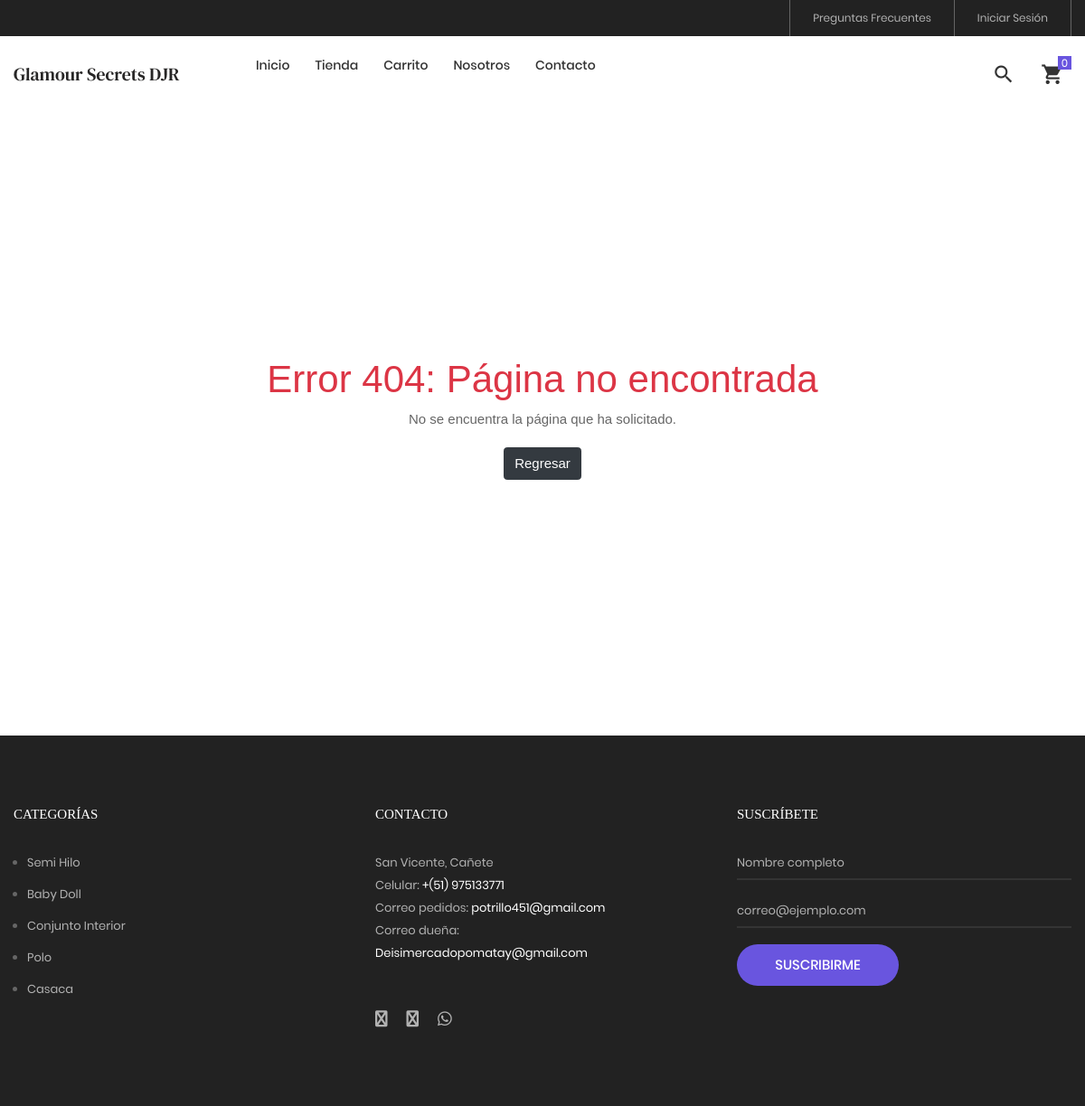
Page /ecommerce/tienda/categoria/1/semi-hilo on the committed database.
### tables this page shows
CREATE TABLE `post` (
  `idpost` bigint(20) NOT NULL,
  `titulo` varchar(255) NOT NULL,
  `contenido` text NOT NULL,
  `portada` varchar(100) DEFAULT NULL,
  `datecreate` datetime NOT NULL DEFAULT current_timestamp(),
  `ruta` varchar(255) NOT NULL,
  `status` int(11) NOT NULL DEFAULT 1
);

CREATE TABLE `categoria` (
  `idcategoria` bigint(20) NOT NULL,
  `nombre` varchar(255) NOT NULL,
  `descripcion` text NOT NULL,
  `portada` varchar(100) NOT NULL,
  `datecreated` datetime NOT NULL DEFAULT current_timestamp(),
  `ruta` varchar(255) NOT NULL,
  `status` int(11) NOT NULL DEFAULT 1
);

### Libraries/Core/Views.php (called while the page is built)
<?php
	class Views
	{
		function getView($controller,$view,$data="")
		{
			$controller = get_class($controller);
			if($controller == "Home"){
				$view = "Views/".$view.".php";
			}else{
				$view = "Views/".$controller."/".$view.".php";
			}
			require_once ($view);
		}
	}
 ?>

### index.php (called while the page is built, shortened)
<?php
	require_once("Helpers/Helpers.php");
	require_once("Libraries/Core/Load.php");
 ?>

### Libraries/Core/Mysql.php (called while the page is built, shortened)
<?php
class Mysql extends Conexion
{
    private $conexion;
    function __construct()
    {
        $this->conexion = new Conexion();
        $this->conexion = $this->conexion->conect();
    }
    public function select(string $query)
    {
        $this->strquery = $query;
        $result = $this->conexion->prepare($this->strquery);
        $result->execute();
        $data = $result->fetch(PDO::FETCH_ASSOC);
        return $data;
    }
    public function select_all(string $query, array $params = [])
    {
        $this->strquery = $query;
        $result = $this->conexion->prepare($this->strquery);
        if (!empty($params)) {
            $result->execute($params);
        } else {
            $result->execute();
        }
        $data = $result->fetchAll(PDO::FETCH_ASSOC);
        return $data;
    }
}
?>

### Libraries/Core/Conexion.php (called while the page is built)
<?php
class Conexion{
	private $conect;
	public function __construct(){
		$connectionString = "mysql:host=".DB_HOST.";dbname=".DB_NAME.";charset=".DB_CHARSET;
		try{
			$this->conect = new PDO($connectionString, DB_USER, DB_PASSWORD);
			$this->conect->setAttribute(PDO::ATTR_ERRMODE, PDO::ERRMODE_EXCEPTION);
		}catch(PDOException $e){
			$this->conect = 'Error de conexión';
		    echo "ERROR: " . $e->getMessage();
		}
	}
	public function conect(){
		return $this->conect;
	}
}
?>

### Helpers/Helpers.php (called while the page is built, shortened)
<?php
	function base_url()
	{
		return BASE_URL;
	}
    function media()
    {
        return BASE_URL."/Assets";
    }
    function footerTienda($data="")
    {
        $view_footer = "Views/Template/footer_tienda.php";
        require_once ($view_footer);
    }
    function getCatFooter(){
        require_once ("Models/CategoriasModel.php");
        $objCategoria = new CategoriasModel();
        $request = $objCategoria->getCategoriasFooter();
        return $request;
    }
    function getInfoPage(int $idpagina){
        require_once("Libraries/Core/Mysql.php");
        $con = new Mysql();
        $sql = "SELECT * FROM post WHERE idpost = $idpagina";
        $request = $con->select($sql);
        return $request;
    }
    function getPageRout(string $ruta){
        require_once("Libraries/Core/Mysql.php");
        $con = new Mysql();
        $sql = "SELECT * FROM post WHERE ruta = '$ruta' AND status != 0 ";
        $request = $con->select($sql);
        if(!empty($request)){
            $request['portada'] = $request['portada'] != "" ? media()."/images/uploads/".$request['portada'] : "";
        }
        return $request;
    }
 ?>

### Models/CategoriasModel.php (called while the page is built, shortened)
<?php
	class CategoriasModel extends Mysql
	{
		public function getCategoriasFooter(){
			$sql = "SELECT idcategoria, nombre, descripcion, portada, ruta
					FROM categoria WHERE status = 1";
			$request = $this->select_all($sql);
			if(count($request) > 0){
				for ($c = 0; $c < count($request); $c++) {
					$request[$c]['portada'] = BASE_URL.'/Assets/images/uploads/'.$request[$c]['portada'];
				}
			}
			return $request;
		}
	}
 ?>

### Views/Template/footer_tienda.php (the view, shortened to what this page needs)
	<?php
		$catFotter = getCatFooter();
	 ?>
	<footer class="bg3 p-t-75 p-b-32">
		<div class="container">
			<div class="row">
				<div class="col-sm-6 col-lg-4 p-b-50">
					<h4 class="stext-301 cl0 p-b-30">
						Categorías
					</h4>
					<?php if(count($catFotter) > 0){ ?>
					<ul>
						<?php foreach ($catFotter as $cat) { ?>
						<li class="p-b-10">
							<a href="<?= base_url() ?>/tienda/categoria/<?= $cat['idcategoria'].'/'.$cat['ruta'] ?>" class="stext-107 cl7 hov-cl1 trans-04">
								<?= $cat['nombre'] ?>
							</a>
						</li>
						<?php } ?>
					</ul>
					<?php } ?>
				</div>
				<div class="col-sm-6 col-lg-4 p-b-50">
					<h4 class="stext-301 cl0 p-b-30">
						Contacto
					</h4>
					<p class="stext-107 cl7 size-201">
						<?= DIRECCION ?> <br>
						Celular: <a class="linkFooter" href="tel:<?= TELEMPRESA ?>"><?= TELEMPRESA ?></a><br>
						Correo pedidos: <a class="linkFooter" href="mailto:<?= EMAIL_PEDIDOS ?>"><?= EMAIL_PEDIDOS ?></a><br>
						Correo dueña: <a class="linkFooter" href="mailto:<?= EMAIL_EMPRESA ?>"><?= EMAIL_EMPRESA ?></a>
					</p>
					<div class="p-t-27">
						<a href="<?= FACEBOOK ?>" target="_blanck" class="fs-18 cl7 hov-cl1 trans-04 m-r-16">
							<i class="fa fa-facebook"></i>
						</a>
						<a href="<?= INSTAGRAM ?>" target="_blanck"  class="fs-18 cl7 hov-cl1 trans-04 m-r-16">
							<i class="fa fa-instagram"></i>
						</a>
						<a href="https://wa.me/<?= WHATSAPP ?>" target="_blanck"  class="fs-18 cl7 hov-cl1 trans-04 m-r-16">
							<i class="fab fa-whatsapp"></i>
						</a>
					</div>
				</div>
				<div class="col-sm-6 col-lg-4 p-b-50">
					<h4 class="stext-301 cl0 p-b-30">
						Suscríbete
					</h4>
					<form id="frmSuscripcion" name="frmSuscripcion">
						<div class="wrap-input1 w-full p-b-4">
							<input class="input1 bg-none plh1 stext-107 cl7" type="text" id="nombreSuscripcion" name="nombreSuscripcion" placeholder="Nombre completo" required>
						</div>
						<br>
						<div class="wrap-input1 w-full p-b-4">
							<input class="input1 bg-none plh1 stext-107 cl7" type="email" id="emailSuscripcion" name="emailSuscripcion" placeholder="correo@ejemplo.com" required >
						</div>
						<div class="p-t-18">
							<button class="flex-c-m stext-101 cl0 size-103 bg1 bor1 hov-btn2 p-lr-15 trans-04">
								Suscribirme
							</button>
						</div>
					</form>
				</div>
			</div>
		</div>
	</footer>
</body>
</html>

### Views/Errors/error.php (shortened to what this page needs)
<div class="container text-center">
	<main class="app-content">
      <div class="page-error tile">
        <?= $data['page']['contenido']; ?>
        <p><a class="btn btn-dark" href="javascript:window.history.back();">Regresar</a></p>
      </div>
    </main>
</div>
<?php footerTienda($data); ?>

### Assets/tienda/css/main.css (style rules this page uses)
.container { max-width: 1380px; }
@media (max-width: 1600px) { .container { max-width: 1200px; } }
.container p { margin-bottom: 20px; }
.container ul, .container ol { margin-left: 15px; margin-bottom: 20px; }
.container ul, .container ul li { list-style: initial; }
.cl0 { color: #fff; }
.cl7 { color: #b2b2b2; }
.stext-101 { font-family: Poppins-Medium; font-size: 15px; line-height: 1.466667; text-transform: uppercase; }
.stext-107 { font-family: Poppins-Regular; font-size: 13px; line-height: 1.923; }
.stext-301 { font-family: Montserrat-Bold; font-size: 15px; line-height: 1.6; text-transform: uppercase; }
.size-103 { min-width: 179px; height: 46px; }
.size-201 { max-width: 270px; }
.bg-none { background-color: transparent; }
.bg1 { background-color: #6955df; }
.bg3 { background-color: #222; }
.bor1 { border-radius: 23px; }
.wrap-input1 { position: relative; border-bottom: 2px solid rgba(204,204,204, 0.1); }
.input1 { background-color: transparent; width: 100%; }
.linkFooter { color: #FFF !important; }

### Assets/css/style.css (style rules this page uses)
.page-error { display: -webkit-box; display: -ms-flexbox; display: flex; -webkit-box-align: center; -ms-flex-align: center; align-items: center; -webkit-box-pack: center; -ms-flex-pack: center; justify-content: center; -webkit-box-orient: vertical; -webkit-box-direction: normal; -ms-flex-direction: column; flex-direction: column; min-height: calc(100vh - 110px); margin-bottom: 0; }
.page-error h1 { margin: 10px; color: #dc3545; font-size: 42px; }

### rows in the picture
post: contenido "Error 404: Página no encontrada No se encuentra la página que ha solicitado."
categoria: nombre "Semi Hilo"
categoria: nombre "Baby Doll"
categoria: nombre "Conjunto Interior"
categoria: nombre "Polo"
categoria: nombre "Casaca"

### other values in the picture
DIRECCION "San Vicente, Cañete"
TELEMPRESA "+(51) 975133771"
EMAIL_PEDIDOS "potrillo451@gmail.com"
EMAIL_EMPRESA "Deisimercadopomatay@gmail.com"
